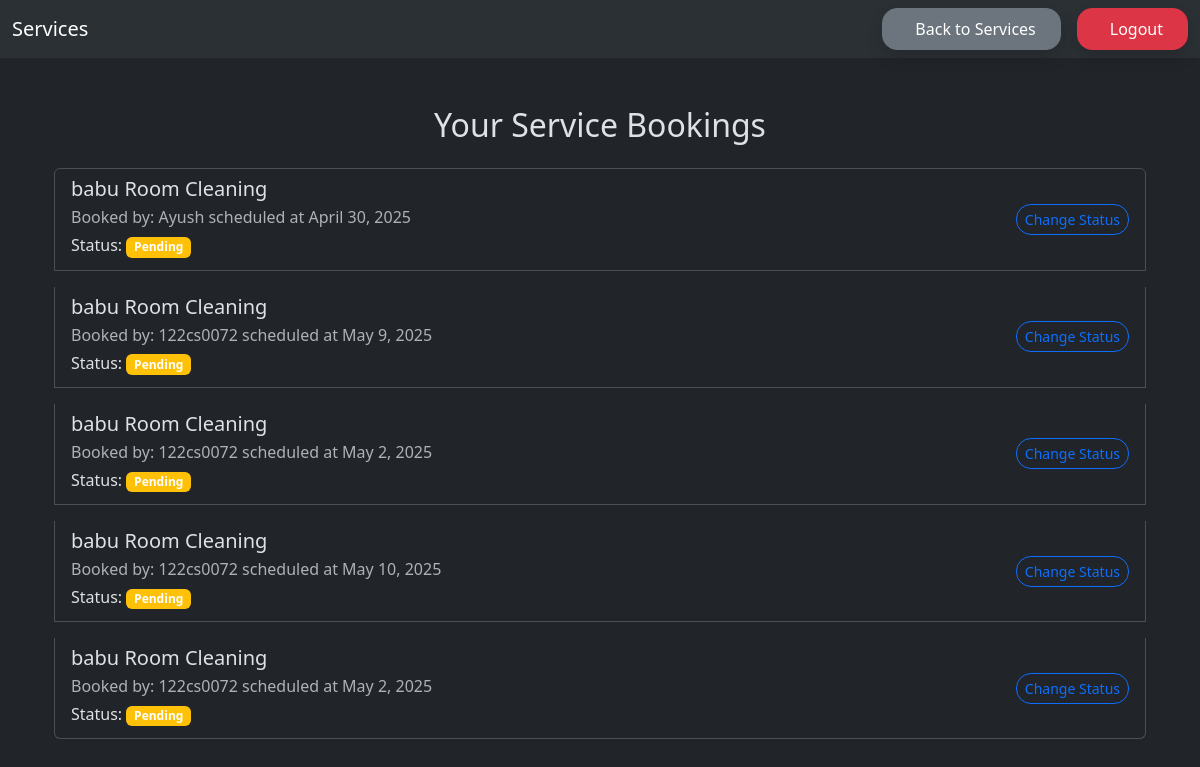
/bookings/ (signed in), run on the app's committed database.
### service_app/models.py (models this page shows, shortened)
class Booking(models.Model):
    STATUS_CHOICES = [
        ('Pending', 'Pending'),
        ('Accepted', 'Accepted'),
        ('Rejected', 'Rejected'),
        ('Completed', 'Completed'),
    ]
    service = models.ForeignKey(Service, on_delete=models.CASCADE)
    customer = models.ForeignKey(User, on_delete=models.CASCADE, related_name='bookings')
    date = models.DateField(default=timezone.now)
    status = models.CharField(max_length=10, choices=STATUS_CHOICES, default='Pending')
    created_at = models.DateTimeField(auto_now_add=True)

class Service(models.Model):
    name = models.CharField(max_length=200)
    description = models.TextField()
    owner = models.ForeignKey(User, on_delete=models.CASCADE)
    price = models.DecimalField(default=60,max_digits=10, decimal_places=2)
    duration = models.IntegerField(default=60, help_text="Duration in minutes")  # Default value set to 60
    created_at = models.DateTimeField(default=timezone.now)
    updated_at = models.DateTimeField(auto_now=True)

class User(AbstractUser):
    pass

### service_app/views.py (the view)
# urls.py: path('bookings/', views.view_bookings, name='view_bookings'),
@never_cache
@login_required
def view_bookings(request):
    bookings = Booking.objects.filter(service__owner=request.user).order_by('-created_at')
    return render(request, 'view_bookings.html', {'bookings': bookings})

### service_app/templates/view_bookings.html (shortened to what this page needs)
{% extends "home.html" %}
{% block content %}
<div class="container mt-5">
    <h2 class="mb-4 text-center">Your Service Bookings</h2>
    {% if bookings %}
      <div class="list-group">
        {% for b in bookings %}
          <div class="mb-3 list-group-item d-flex justify-content-between align-items-center">
            <div>
              <h5 class="mb-1">{{ b.service.name }}</h5>
              <p class="mb-1 text-muted">Booked by: {{ b.customer.username }} scheduled at {{b.date}} </p>
              <p class="mb-1">
                Status:
                <span class="badge
                  {% if b.status == 'Accepted' %}
                    bg-success
                  {% elif b.status == 'Rejected' %}
                    bg-danger
                  {% elif b.status == 'Completed' %}
                    bg-primary
                  {% else %}
                    bg-warning
                  {% endif %}
                ">
                  {{ b.status }}
                </span>
              </p>
            </div>
            <a href="{% url 'update_booking_status' b.id %}" class="btn btn-outline-primary btn-sm">Change Status</a>
          </div>
        {% endfor %}
      </div>
    {% else %}
      <div class="text-center alert alert-info">No bookings yet.</div>
    {% endif %}
</div>
{% endblock %}

### templates/home.html (style rules this page uses)
.btn { border-radius: 15px; font-weight: 500; transition: all 0.3s ease; }

### data on the page
Booking: service.name "babu Room Cleaning", customer.username "Ayush", date "April 30, 2025", status "Pending"
Booking: service.name "babu Room Cleaning", customer.username "122cs0072", date "May 9, 2025", status "Pending"
Booking: service.name "babu Room Cleaning", customer.username "122cs0072", date "May 2, 2025", status "Pending"
Booking: service.name "babu Room Cleaning", customer.username "122cs0072", date "May 10, 2025", status "Pending"
Booking: service.name "babu Room Cleaning", customer.username "122cs0072", date "May 2, 2025", status "Pending"
